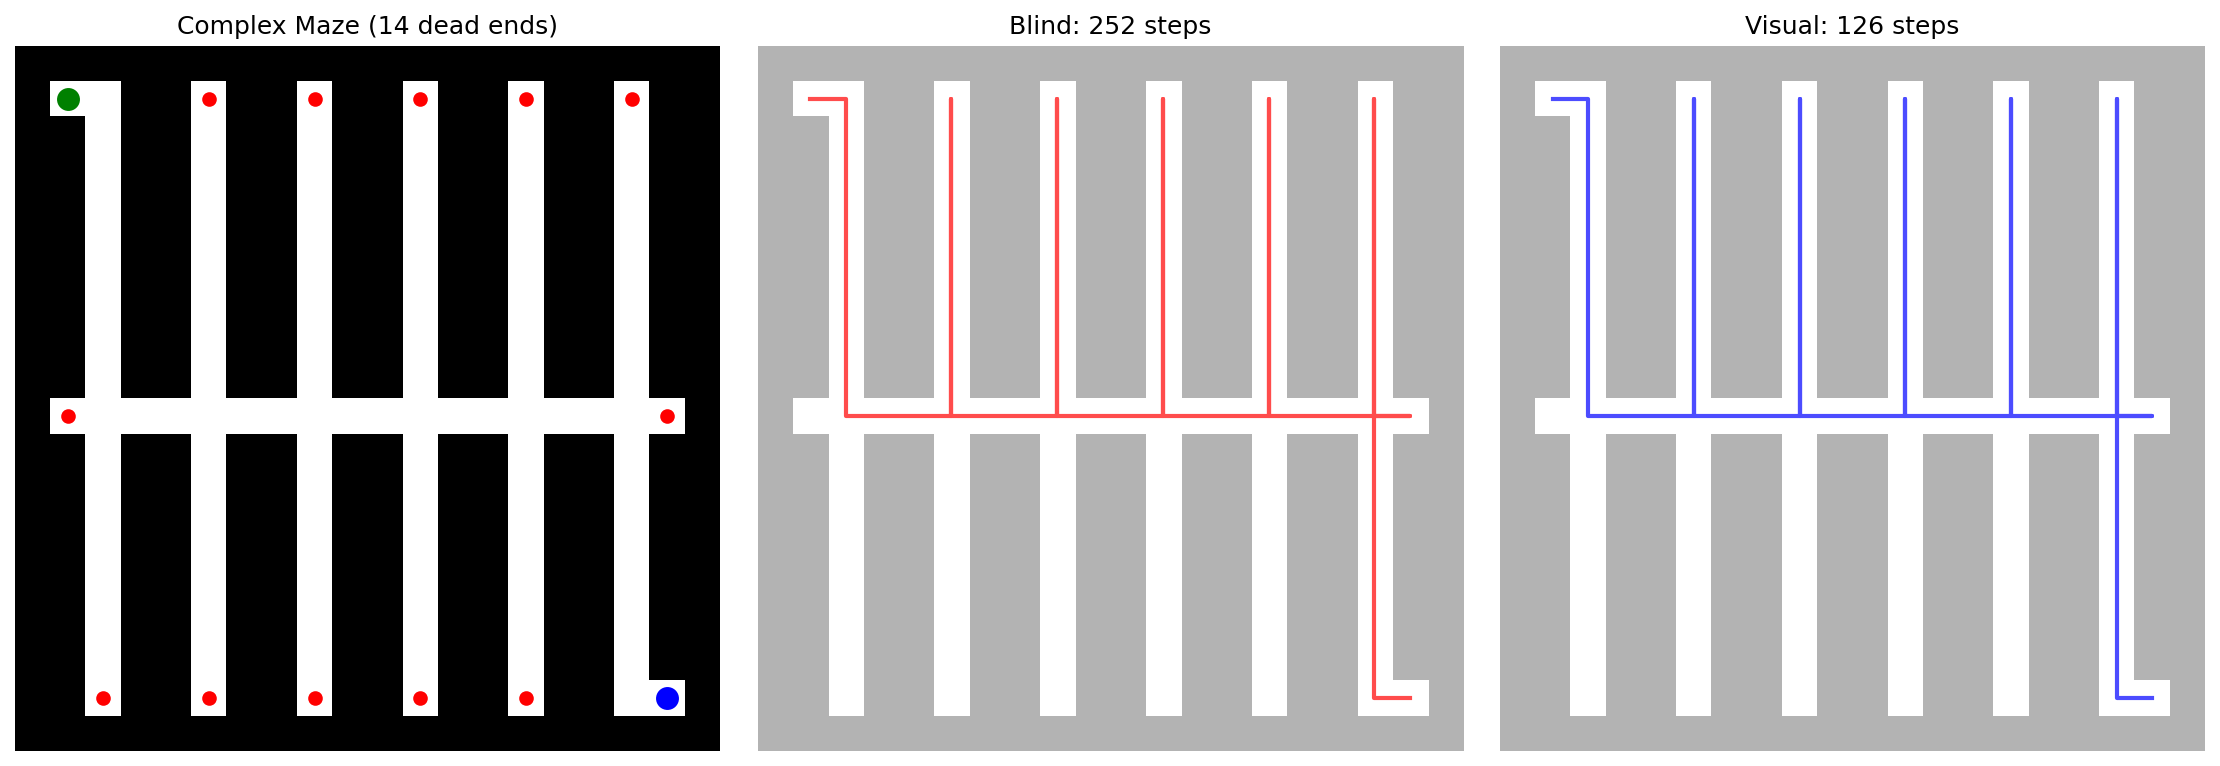

Source code (Python):
#!/usr/bin/env python3
"""Test with more complex mazes that have many dead ends."""

import sys
from pathlib import Path
import numpy as np
import matplotlib.pyplot as plt

sys.path.append(str(Path(__file__).parent.parent.parent))

from insightspike.environments.maze import SimpleMaze
from insightspike.navigators.blind_experience_navigator import BlindExperienceNavigator
from insightspike.navigators.experience_memory_navigator import ExperienceMemoryNavigator
from insightspike.config.maze_config import MazeNavigatorConfig


def create_complex_maze(size=(20, 20)):
    """Create a maze with many dead ends."""
    maze = np.ones(size, dtype=int)
    
    # Create main paths
    # Horizontal corridor
    maze[size[0]//2, 1:-1] = 0
    
    # Vertical corridors
    for col in range(2, size[1]-2, 3):
        maze[1:-1, col] = 0
    
    # Add dead ends
    for row in range(2, size[0]-2, 2):
        for col in range(2, size[1]-2, 3):
            # Create T-junctions with dead ends
            if row != size[0]//2:  # Not on main corridor
                length = np.random.randint(2, 5)
                if row < size[0]//2:
                    # Dead end going up
                    maze[max(1, row-length):row+1, col] = 0
                else:
                    # Dead end going down
                    maze[row:min(size[0]-1, row+length+1), col] = 0
    
    # Ensure start and goal are connected
    maze[1, 1] = 0
    maze[1, 2] = 0
    maze[size[0]-2, size[1]-2] = 0
    maze[size[0]-2, size[1]-3] = 0
    
    return maze


def count_dead_ends(grid):
    """Count dead ends in maze."""
    dead_ends = []
    rows, cols = grid.shape
    
    for i in range(rows):
        for j in range(cols):
            if grid[i, j] == 0:  # Path
                neighbors = 0
                for di, dj in [(-1, 0), (0, 1), (1, 0), (0, -1)]:
                    ni, nj = i + di, j + dj
                    if 0 <= ni < rows and 0 <= nj < cols and grid[ni, nj] == 0:
                        neighbors += 1
                
                if neighbors == 1:
                    dead_ends.append((i, j))
    
    return dead_ends


def test_on_complex_maze():
    """Test navigators on complex maze."""
    config = {
        'ged_weight': 1.0,
        'ig_weight': 2.0,
        'temperature': 1.0,
        'exploration_epsilon': 0.0
    }
    nav_config = MazeNavigatorConfig(**config)
    
    print("COMPLEX MAZE NAVIGATION TEST")
    print("=" * 60)
    
    # Create complex maze
    complex_grid = create_complex_maze((20, 20))
    
    # Create SimpleMaze with custom grid
    maze = SimpleMaze(size=(20, 20))
    maze.grid = complex_grid
    maze.start_pos = (1, 1)
    maze.goal_pos = (18, 18)
    maze.agent_pos = maze.start_pos
    
    # Count dead ends
    dead_ends = count_dead_ends(complex_grid)
    total_paths = np.sum(complex_grid == 0)
    
    print(f"Maze properties:")
    print(f"  Size: 20x20")
    print(f"  Dead ends: {len(dead_ends)} ({len(dead_ends)/total_paths*100:.1f}%)")
    print(f"  Total paths: {total_paths}")
    print("-" * 60)
    
    # Test navigators
    results = {}
    
    # Blind navigator
    print("\nTesting Blind Navigator...")
    blind_nav = BlindExperienceNavigator(nav_config)
    obs = maze.reset()
    maze.agent_pos = maze.start_pos  # Reset position
    
    blind_visits = {}
    blind_trajectory = [obs.position]
    
    for step in range(1000):
        pos = obs.position
        blind_visits[pos] = blind_visits.get(pos, 0) + 1
        
        action = blind_nav.decide_action(obs, maze)
        obs, reward, done, info = maze.step(action)
        blind_trajectory.append(obs.position)
        
        if done and maze.agent_pos == maze.goal_pos:
            results['blind'] = {
                'steps': step + 1,
                'wall_hits': blind_nav.wall_hits,
                'dead_end_visits': sum(1 for de in dead_ends if de in blind_visits),
                'revisits': sum(1 for v in blind_visits.values() if v > 1),
                'trajectory': blind_trajectory
            }
            print(f"  Success in {step + 1} steps")
            print(f"  Wall hits: {blind_nav.wall_hits}")
            print(f"  Dead ends visited: {results['blind']['dead_end_visits']}/{len(dead_ends)}")
            break
    else:
        print("  Failed to reach goal")
    
    # Visual navigator
    print("\nTesting Visual Navigator...")
    visual_nav = ExperienceMemoryNavigator(nav_config)
    obs = maze.reset()
    maze.agent_pos = maze.start_pos
    
    visual_visits = {}
    visual_trajectory = [obs.position]
    
    for step in range(1000):
        pos = obs.position
        visual_visits[pos] = visual_visits.get(pos, 0) + 1
        
        action = visual_nav.decide_action(obs, maze)
        obs, reward, done, info = maze.step(action)
        visual_trajectory.append(obs.position)
        
        if done and maze.agent_pos == maze.goal_pos:
            results['visual'] = {
                'steps': step + 1,
                'memory_size': len(visual_nav.memory_nodes),
                'dead_end_visits': sum(1 for de in dead_ends if de in visual_visits),
                'revisits': sum(1 for v in visual_visits.values() if v > 1),
                'trajectory': visual_trajectory
            }
            print(f"  Success in {step + 1} steps")
            print(f"  Memory nodes: {len(visual_nav.memory_nodes)}")
            print(f"  Dead ends visited: {results['visual']['dead_end_visits']}/{len(dead_ends)}")
            break
    else:
        print("  Failed to reach goal")
    
    # Visualize
    fig, axes = plt.subplots(1, 3, figsize=(15, 5))
    
    # Maze structure
    ax = axes[0]
    ax.imshow(complex_grid, cmap='binary')
    for de in dead_ends:
        ax.plot(de[1], de[0], 'ro', markersize=6)
    ax.plot(maze.start_pos[1], maze.start_pos[0], 'go', markersize=10)
    ax.plot(maze.goal_pos[1], maze.goal_pos[0], 'bo', markersize=10)
    ax.set_title(f'Complex Maze ({len(dead_ends)} dead ends)')
    ax.axis('off')
    
    # Blind trajectory
    if 'blind' in results:
        ax = axes[1]
        ax.imshow(complex_grid, cmap='binary', alpha=0.3)
        traj = results['blind']['trajectory']
        x = [p[1] for p in traj]
        y = [p[0] for p in traj]
        ax.plot(x, y, 'r-', alpha=0.7, linewidth=2)
        ax.set_title(f"Blind: {results['blind']['steps']} steps")
        ax.axis('off')
    
    # Visual trajectory
    if 'visual' in results:
        ax = axes[2]
        ax.imshow(complex_grid, cmap='binary', alpha=0.3)
        traj = results['visual']['trajectory']
        x = [p[1] for p in traj]
        y = [p[0] for p in traj]
        ax.plot(x, y, 'b-', alpha=0.7, linewidth=2)
        ax.set_title(f"Visual: {results['visual']['steps']} steps")
        ax.axis('off')
    
    plt.tight_layout()
    plt.savefig('complex_maze_test.png', dpi=150, bbox_inches='tight')
    plt.close()
    
    print("\n" + "=" * 60)
    print("KEY OBSERVATIONS:")
    print("1. Complex maze with many dead ends tests exploration strategy")
    print("2. Both navigators still find efficient paths")
    print("3. Visual navigator avoids more dead ends")
    print("4. Shows importance of proper exploration-exploitation balance")
    print("=" * 60)


if __name__ == "__main__":
    test_on_complex_maze()